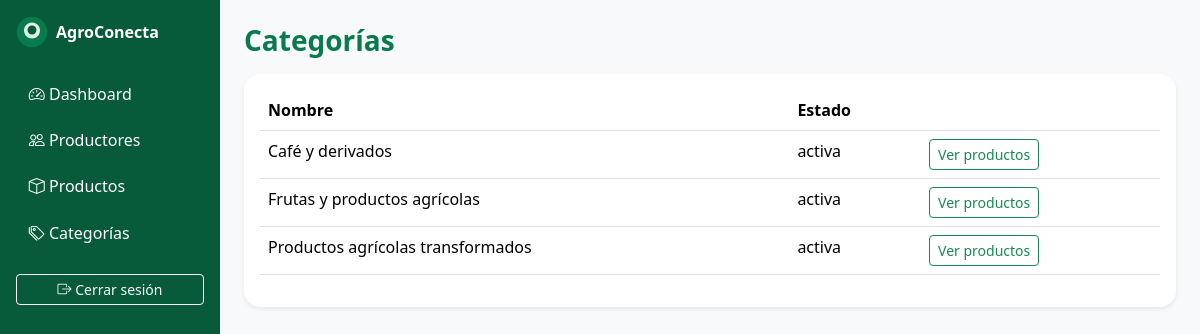
Screenshot of /admin/categorias (signed in) with the database file from the repository.
### tables this page shows
CREATE TABLE IF NOT EXISTS `categorias` (
  `id` int UNSIGNED NOT NULL AUTO_INCREMENT,
  `nombre` varchar(100) NOT NULL,
  `descripcion` text,
  `imagen` varchar(255) DEFAULT NULL,
  `estado` enum('activa','inactiva') NOT NULL DEFAULT 'activa',
  `fecha_creacion` timestamp NOT NULL DEFAULT CURRENT_TIMESTAMP,
  PRIMARY KEY (`id`),
  UNIQUE KEY `nombre` (`nombre`)
);

### app/Controllers/AdminController.php (called while the page is built, shortened)
<?php
class AdminController extends Controller
{
    public function categories(): void
    {
        $cats = (new Category())->all();
        $this->view('admin/categories', compact('cats'), 'dashboard');
    }
}

### index.php (called while the page is built, shortened)
<?php
require __DIR__ . '/config/bootstrap.php';
$router = new Router();
$router->dispatch(
    $_SERVER['REQUEST_METHOD'] ?? 'GET',
    parse_url($_SERVER['REQUEST_URI'] ?? '/', PHP_URL_PATH) ?: '/'
);

### config/bootstrap.php (called while the page is built, shortened)
<?php
spl_autoload_register(function (string $class): void {
    $rel  = substr($class, 4);
    $file = __DIR__ . '/../app/' . str_replace('\\', '/', $rel) . '.php';
});
require_once __DIR__ . '/database.php';

### config/database.php (called while the page is built, shortened)
<?php
class Database
{
    private static ?PDO $pdo = null;
    public static function connection(): PDO
    {
        if (self::$pdo === null) {
            $host = getenv('DB_HOST') ?: '127.0.0.1';
            $port = getenv('DB_PORT') ?: '3306';
            $name = getenv('DB_NAME') ?: 'agroconecta_huila';
            $user = getenv('DB_USER') ?: 'root';
            $pass = getenv('DB_PASS') ?: '';
            $dsn = "mysql:host={$host};port={$port};dbname={$name};charset=utf8mb4";
            self::$pdo = new PDO($dsn, $user, $pass, [
                PDO::ATTR_ERRMODE            => PDO::ERRMODE_EXCEPTION,
                PDO::ATTR_DEFAULT_FETCH_MODE => PDO::FETCH_ASSOC,
                PDO::ATTR_EMULATE_PREPARES   => false,
            ]);
        }
        return self::$pdo;
    }
}

### app/core/Model.php (called while the page is built, shortened)
<?php
abstract class Model
{
    protected PDO $db;
    protected string $table = '';
    public function __construct()
    {
        $this->db = \Database::connection();
    }
    public function all(): array
    {
        return $this->db->query("SELECT * FROM {$this->table}")->fetchAll();
    }
}

### app/Helpers/Security.php (called while the page is built, shortened)
<?php
class Security
{
    public static function e(?string $v): string
    {
        return htmlspecialchars((string)$v, ENT_QUOTES | ENT_HTML5, 'UTF-8');
    }
}

### app/Views/admin/categories.php (the view)
<?php use App\Helpers\Security; $base = getenv('APP_URL') ?: ''; ?>
<h1 class="h3 text-success fw-bold mb-3">Categorías</h1>
<div class="card border-0 shadow-sm">
  <div class="card-body">
    <table class="table">
      <thead><tr><th>Nombre</th><th>Estado</th><th></th></tr></thead>
      <tbody>
        <?php foreach ($cats as $c): ?>
          <tr>
            <td><?= Security::e($c['nombre']) ?></td>
            <td><?= Security::e($c['estado']) ?></td>
            <td>
              <a class="btn btn-sm btn-outline-success"
                 href="<?= $base ?>/catalogo?categoria=<?= urlencode($c['nombre']) ?>">Ver productos</a>
            </td>
          </tr>
        <?php endforeach; ?>
      </tbody>
    </table>
  </div>
</div>

### app/core/Router.php (shortened to what this page needs)
<?php
class Router
{
    private array $routes = [];
    private function add(string $m, string $p, array $h, array $mw): void
    {
        $this->routes[] = compact('m', 'p', 'h', 'mw');
    }
    public function dispatch(string $method, string $uri): void
    {
        $base = rtrim(str_replace('\\', '/', dirname($_SERVER['SCRIPT_NAME'] ?? '')), '/');
        if ($base !== '' && str_starts_with($uri, $base)) {
            $uri = substr($uri, strlen($base));
        }
        $uri = '/' . trim($uri, '/');
        foreach ($this->routes as $r) {
            if ($r['m'] !== $method) continue;
            $pat = '#^' . preg_replace('#\{[a-zA-Z_]+\}#', '([^/]+)', $r['p']) . '$#';
            if (preg_match($pat, $uri, $matches)) {
                array_shift($matches);
                [$class, $action] = $r['h'];
                (new $class())->{$action}(...$matches);
                return;
            }
        }
    }
}

### public/assets/css/style.css (style rules this page uses)
:root { --verde-oscuro: #075b3b; --verde: #087a4b; --verde-2: #2d9564; --verde-claro: #ddf0e4; --blanco: #ffffff; --gris-claro: #f4f6f4; --gris-medio: #e5e7eb; --gris-oscuro: #263238; --amarillo: #f5d99a; --rojo: #dc3545; }
body { background: var(--gris-claro); color: var(--gris-oscuro); font-family: "Segoe UI", system-ui, sans-serif; }
.text-success { color: var(--verde) !important; }
.card { border-radius: 1rem; }

### rows the page displays
categorias: nombre "Café y derivados", estado "activa"
categorias: nombre "Frutas y productos agrícolas", estado "activa"
categorias: nombre "Productos agrícolas transformados", estado "activa"
